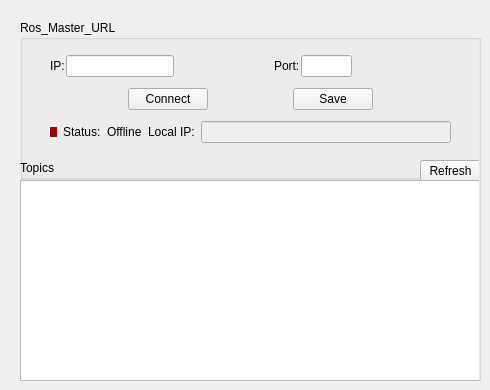
    <widget class="QWidget" name="tab_con">
     <attribute name="title">
      <string>Connection</string>
     </attribute>
     <widget class="QWidget" name="layoutWidget">
      <property name="geometry">
       <rect>
        <x>20</x>
        <y>20</y>
        <width>461</width>
        <height>361</height>
       </rect>
      </property>
      <layout class="QVBoxLayout" name="verticalLayout_2">
       <item>
        <widget class="QGroupBox" name="gb_connections">
         <property name="title">
          <string>Ros_Master_URL</string>
         </property>
         <widget class="QWidget" name="layoutWidget">
          <property name="geometry">
           <rect>
            <x>30</x>
            <y>30</y>
            <width>401</width>
            <height>101</height>
           </rect>
          </property>
          <layout class="QVBoxLayout" name="verticalLayout">
           <item>
            <layout class="QHBoxLayout" name="horizontalLayout_4">
             <property name="spacing">
              <number>1</number>
             </property>
             <item>
              <widget class="QLabel" name="lb_ipAdd">
               <property name="sizePolicy">
                <sizepolicy hsizetype="Maximum" vsizetype="Preferred">
                 <horstretch>0</horstretch>
                 <verstretch>0</verstretch>
                </sizepolicy>
               </property>
               <property name="text">
                <string>IP:</string>
               </property>
              </widget>
             </item>
             <item>
              <widget class="QLineEdit" name="li_ipAdd">
               <property name="sizePolicy">
                <sizepolicy hsizetype="Expanding" vsizetype="Fixed">
                 <horstretch>0</horstretch>
                 <verstretch>0</verstretch>
                </sizepolicy>
               </property>
               <property name="text">
                <string/>
               </property>
               <property name="placeholderText">
                <string/>
               </property>
              </widget>
             </item>
             <item>
              <spacer name="horizontalSpacer_5">
               <property name="orientation">
                <enum>Qt::Horizontal</enum>
               </property>
               <property name="sizeType">
                <enum>QSizePolicy::Expanding</enum>
               </property>
               <property name="sizeHint" stdset="0">
                <size>
                 <width>30</width>
                 <height>20</height>
                </size>
               </property>
              </spacer>
             </item>
             <item>
              <widget class="QLabel" name="lb_ipPort">
               <property name="sizePolicy">
                <sizepolicy hsizetype="Preferred" vsizetype="Preferred">
                 <horstretch>0</horstretch>
                 <verstretch>0</verstretch>
                </sizepolicy>
               </property>
               <property name="text">
                <string>Port:</string>
               </property>
              </widget>
             </item>
             <item>
              <widget class="QLineEdit" name="li_ipPort">
               <property name="sizePolicy">
                <sizepolicy hsizetype="Preferred" vsizetype="Fixed">
                 <horstretch>0</horstretch>
                 <verstretch>0</verstretch>
                </sizepolicy>
               </property>
               <property name="maximumSize">
                <size>
                 <width>51</width>
                 <height>16777215</height>
                </size>
               </property>
               <property name="text">
                <string/>
               </property>
               <property name="placeholderText">
                <string/>
               </property>
              </widget>
             </item>
             <item>
              <spacer name="horizontalSpacer_4">
               <property name="orientation">
                <enum>Qt::Horizontal</enum>
               </property>
               <property name="sizeHint" stdset="0">
                <size>
                 <width>40</width>
                 <height>20</height>
                </size>
               </property>
              </spacer>
             </item>
            </layout>
           </item>
           <item>
            <layout class="QHBoxLayout" name="horizontalLayout">
             <item>
              <spacer name="horizontalSpacer_2">
               <property name="orientation">
                <enum>Qt::Horizontal</enum>
               </property>
               <property name="sizeHint" stdset="0">
                <size>
                 <width>40</width>
                 <height>20</height>
                </size>
               </property>
              </spacer>
             </item>
             <item>
              <widget class="QPushButton" name="bt_connectR">
               <property name="sizePolicy">
                <sizepolicy hsizetype="Fixed" vsizetype="Fixed">
                 <horstretch>0</horstretch>
                 <verstretch>0</verstretch>
                </sizepolicy>
               </property>
               <property name="maximumSize">
                <size>
                 <width>90</width>
                 <height>16777215</height>
                </size>
               </property>
               <property name="text">
                <string>Connect</string>
               </property>
              </widget>
             </item>
             <item>
              <spacer name="horizontalSpacer">
               <property name="orientation">
                <enum>Qt::Horizontal</enum>
               </property>
               <property name="sizeHint" stdset="0">
                <size>
                 <width>40</width>
                 <height>20</height>
                </size>
               </property>
              </spacer>
             </item>
             <item>
              <widget class="QPushButton" name="bt_saveUrl">
               <property name="sizePolicy">
                <sizepolicy hsizetype="Fixed" vsizetype="Fixed">
                 <horstretch>0</horstretch>
                 <verstretch>0</verstretch>
                </sizepolicy>
               </property>
               <property name="maximumSize">
                <size>
                 <width>90</width>
                 <height>16777215</height>
                </size>
               </property>
               <property name="text">
                <string>Save</string>
               </property>
              </widget>
             </item>
             <item>
              <spacer name="horizontalSpacer_3">
               <property name="orientation">
                <enum>Qt::Horizontal</enum>
               </property>
               <property name="sizeHint" stdset="0">
                <size>
                 <width>40</width>
                 <height>20</height>
                </size>
               </property>
              </spacer>
             </item>
            </layout>
           </item>
           <item>
            <layout class="QHBoxLayout" name="horizontalLayout_7">
             <item>
              <layout class="QHBoxLayout" name="horizontalLayout_3">
               <item>
                <widget class="QLabel" name="statusColor">
                 <property name="maximumSize">
                  <size>
                   <width>10</width>
                   <height>10</height>
                  </size>
                 </property>
                 <property name="styleSheet">
                  <string notr="true">background-color:rgb(164, 0, 0)</string>
                 </property>
                 <property name="text">
                  <string/>
                 </property>
                </widget>
               </item>
               <item>
                <widget class="QLabel" name="lb_statusSig">
                 <property name="text">
                  <string>Status:</string>
                 </property>
                </widget>
               </item>
               <item>
                <widget class="QLabel" name="lb_status">
                 <property name="text">
                  <string>Offline</string>
                 </property>
                </widget>
               </item>
              </layout>
             </item>
             <item>
              <layout class="QHBoxLayout" name="horizontalLayout_6">
               <item>
                <widget class="QLabel" name="lb_localIp">
                 <property name="maximumSize">
                  <size>
                   <width>65</width>
                   <height>16777215</height>
                  </size>
                 </property>
                 <property name="text">
                  <string>Local IP:</string>
                 </property>
                </widget>
               </item>
               <item>
                <widget class="QLineEdit" name="li_localIpShow">
                 <property name="enabled">
                  <bool>false</bool>
                 </property>
                </widget>
               </item>
              </layout>
             </item>
            </layout>
           </item>
          </layout>
         </widget>
         <widget class="QGroupBox" name="gb_topicLists">
          <property name="geometry">
           <rect>
            <x>0</x>
            <y>140</y>
            <width>459</width>
            <height>221</height>
           </rect>
          </property>
          <property name="title">
           <string>Topics</string>
          </property>
          <widget class="QPushButton" name="bt_refreshTopicsLists">
           <property name="geometry">
            <rect>
             <x>400</x>
             <y>0</y>
             <width>61</width>
             <height>21</height>
            </rect>
           </property>
           <property name="text">
            <string>Refresh</string>
           </property>
          </widget>
          <widget class="QListWidget" name="lt_topics">
           <property name="geometry">
            <rect>
             <x>0</x>
             <y>20</y>
             <width>461</width>
             <height>201</height>
            </rect>
           </property>
          </widget>
         </widget>
        </widget>
       </item>
      </layout>
     </widget>
    </widget>
